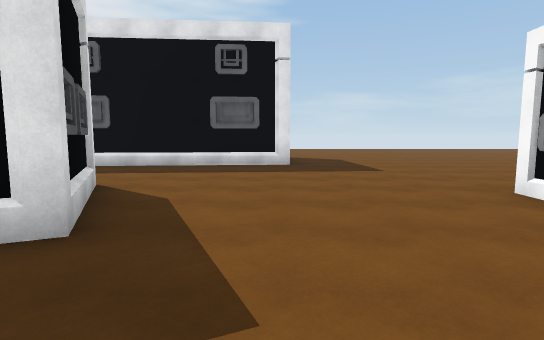
[1] (above)

16 first-person views from a walk through a Unity game level. The camera is 1.4 m above the floor, tilts 6° down and sees 80° across. The floor is counted in squares, 2 m on a side. Each view is taken from the middle of a square. On the plan, view 1 faces up. The plan holds only what a view shows up to about 10 squares ahead; the rest is blank. The place goes on beyond the plan.

[2]
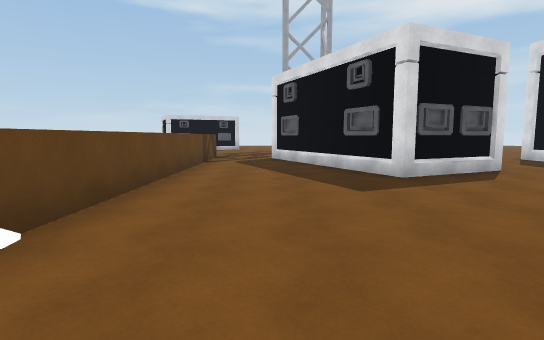

[3]
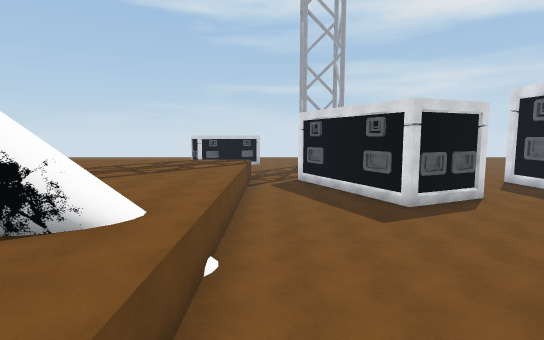

[4]
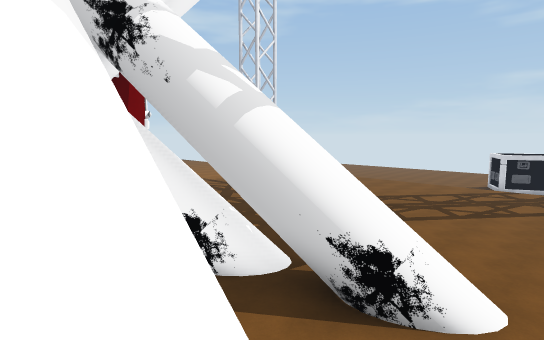

[5]
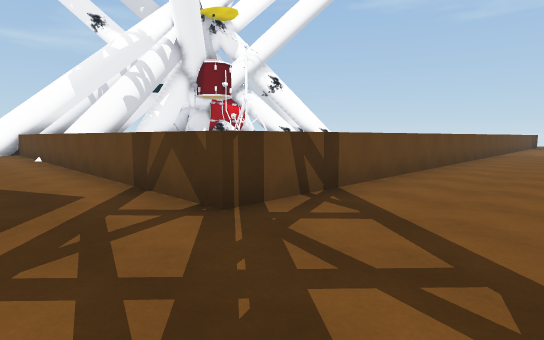

[6]
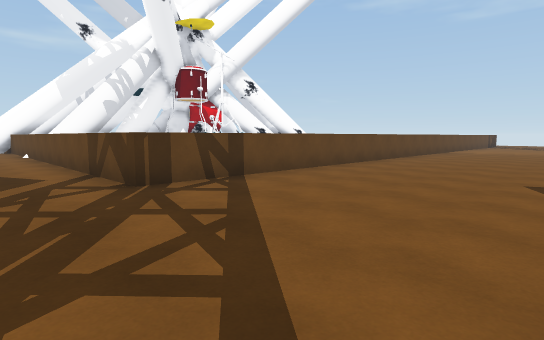

[7]
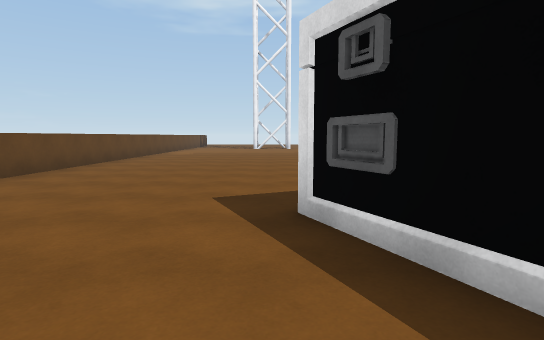

[8]
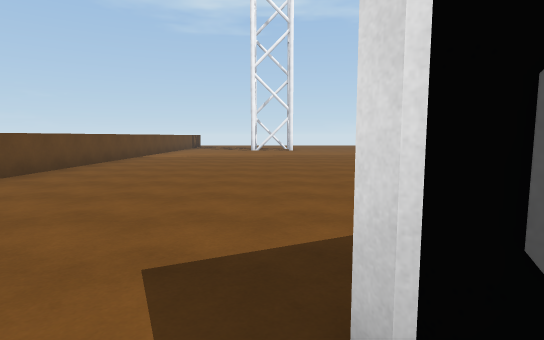

[9]
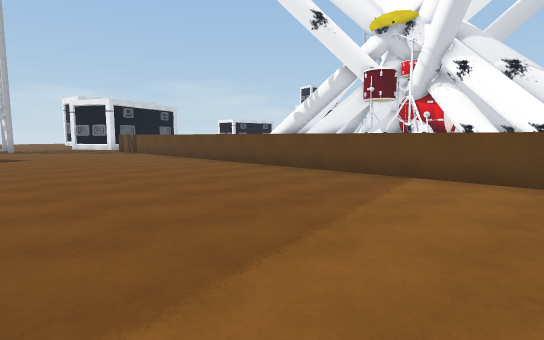

[10]
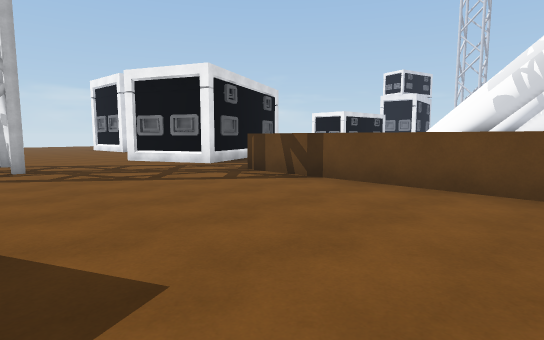

[11]
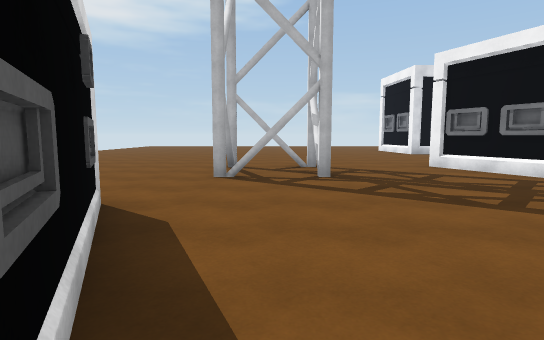

[12]
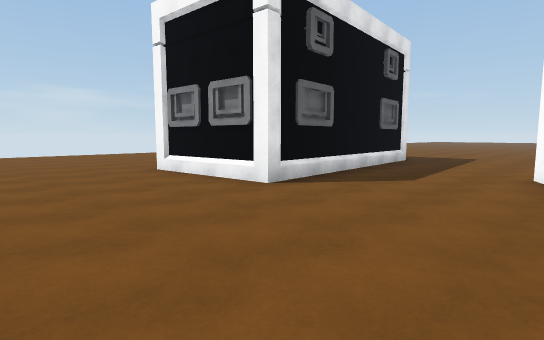

[13]
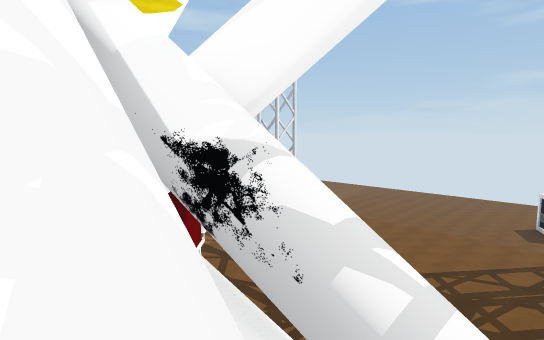

[14]
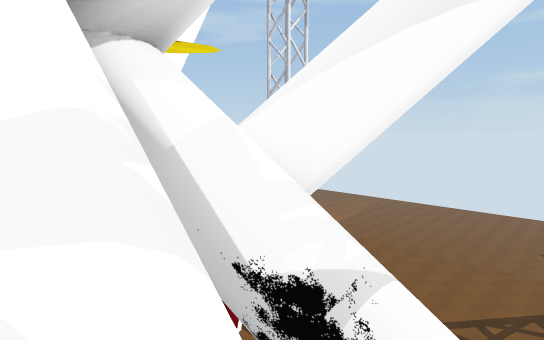

[15]
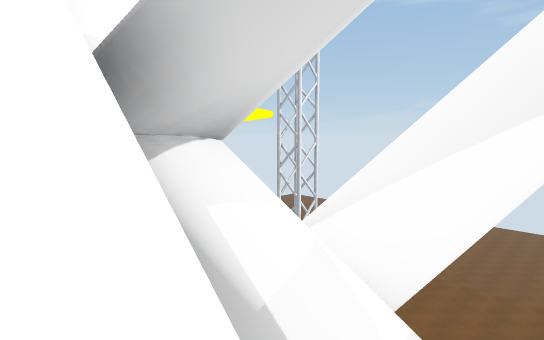

[16]
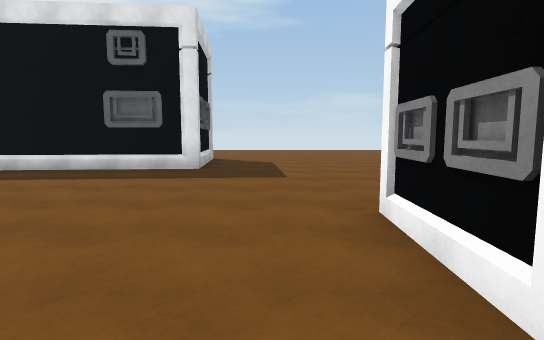

### Floor plan
Key: @ floor where view 1 was taken; # wall or solid block; . floor; / step, stairs or slope; ^ raised ledge; v drop or lower ground.
Columns run from 12 left of view 1 to 7 right of it. Each row starts with its distance up from view 1.
 16     ..
 15     ...
 14     ....
 13     ....
 12     ....
 11     ...     #.....
 10     ...#    #.......
  9    ....#    #.......
  8    ....######......
  7    ...............
  6    ...............
  5    ..............
  4 ........ #.....#
  3 ......   ##....#
  2 ###..## ###....#
  1 ###...###........
  0 ......#.....@....
 -1 ................. /
 -2 ......^^^^^^^^^^^^/
 -3 ......^^^^^^^^^^^ /
 -4 #.....^^^^^^^^ #^ /
 -5 #.....^^^^^^  ^^^ /
 -6 ......^^^^^^  ^#^ /
 -7 ......^^^^^  ^###
 -8 ......^^^^^  ^^^ #
 -9 ......^^^^^ ^^^^v#
-10 ......^ ^^  ^^^
-11 ......^     ^^
-12 ......^     ^^
-13 ......^
-14 ......^
-15 ......^
-16 ......^
-17 ......^

Positions as (right, up) in squares from view 1, and headings:
1: (0, 0), facing up
2: (4, 0), facing left
3: (6, -1), facing left
4: (6, -2), facing down-left
5: (-9, 0), facing down-right
6: (-11, 0), facing down-right
7: (-11, -2), facing down
8: (-11, -4), facing down
9: (-12, -17), facing up-right
10: (-11, -7), facing up-right
11: (-11, -5), facing up
12: (-9, 4), facing up-right
13: (6, -4), facing down-left
14: (6, -5), facing down-left
15: (6, -6), facing down-left
16: (2, 1), facing up
